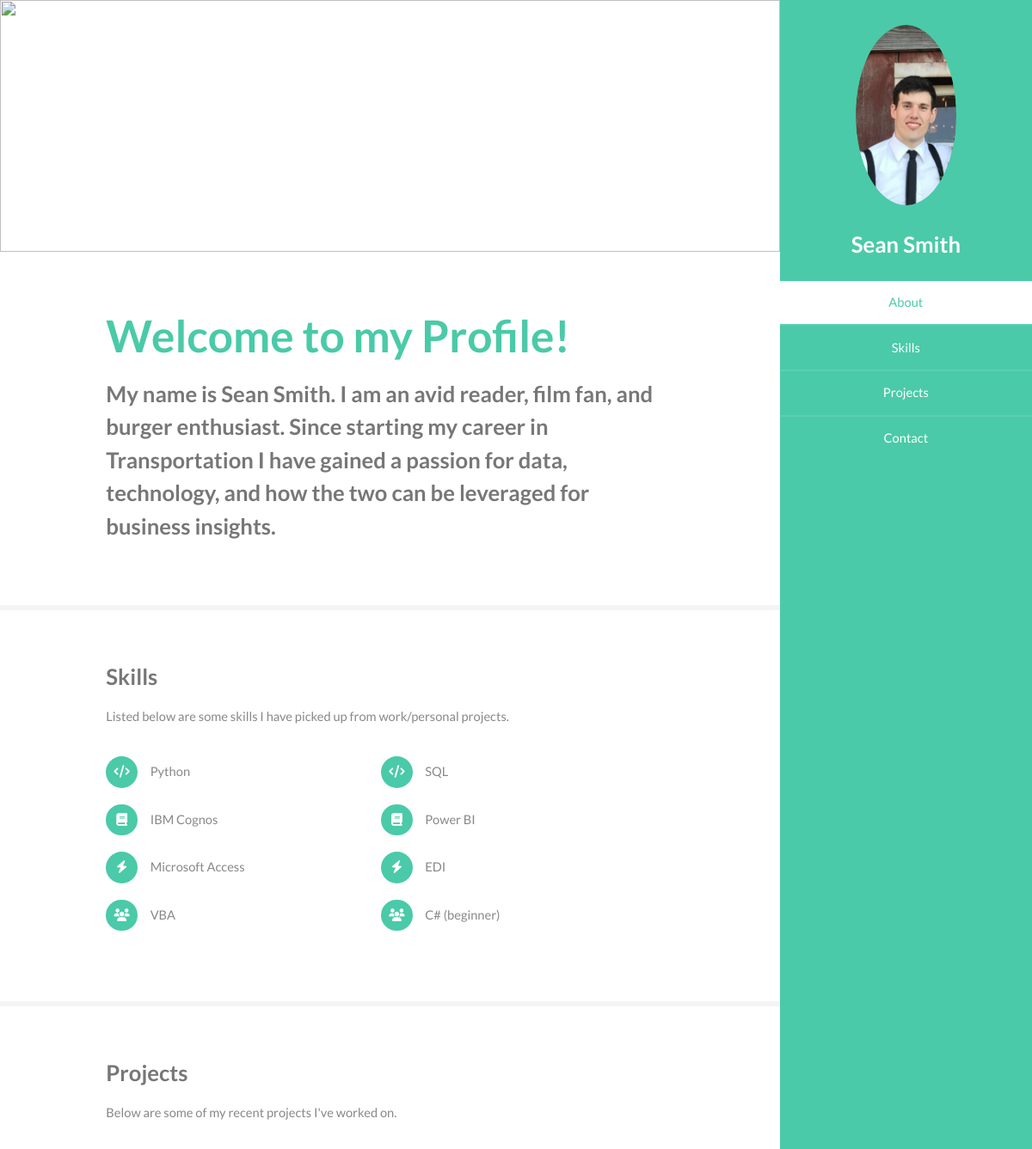
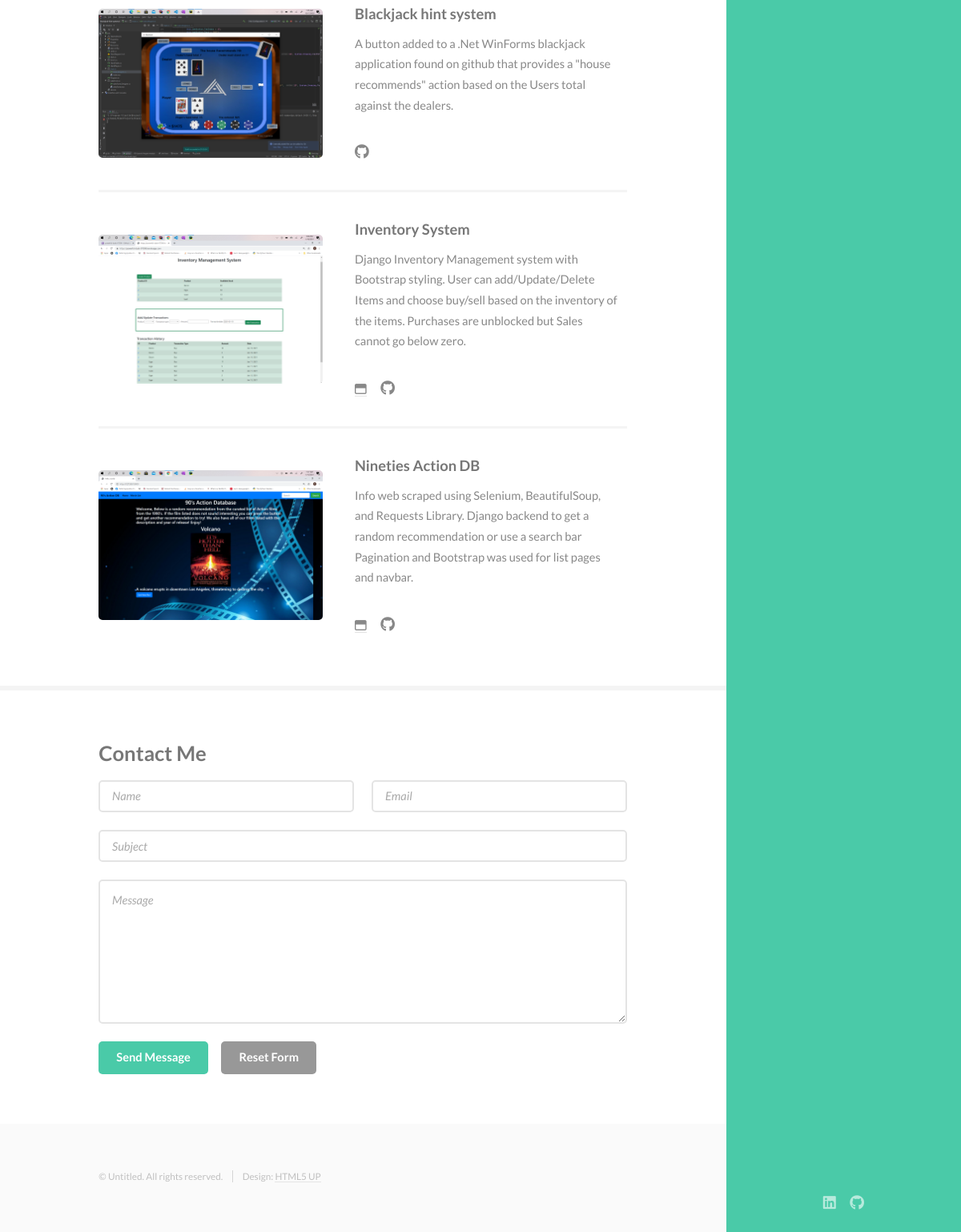
The page / on the database its author committed (2 pictures, top to bottom).
### app/models.py (models this page shows, shortened)
class Project(models.Model):
    id = models.IntegerField(primary_key=True)
    name = models.CharField(max_length=50)
    description = models.TextField()
    photo = models.ImageField(upload_to="app/images/")
    github = models.CharField(max_length=250, blank=True)
    website = models.CharField(max_length=250, blank=True)

### app/views.py (the view, shortened to what this page needs)
# urls.py: path('', views.index, name="index"),
def index(request):
    if request.method == 'GET':
        projects = Project.objects.all()
        return render(request, 'app/index.html', {'projects': projects})

### app/templates/app/index.html (shortened to what this page needs)
<!DOCTYPE HTML>
<html>
	<head>
        {% load static %}
		<link rel="stylesheet" href="{%  static 'css/main.css' %}" />
	</head>
	<body class="is-preload">
			<section id="header">
				<header>
					<span class="image avatar"><img src="{%  static 'images/me.jpg' %}" alt="" /></span>
					<h1 id="logo"><a href="#">Sean Smith</a></h1>
				</header>
				<nav id="nav">
					<ul>
						<li><a href="#one" class="active">About</a></li>
						<li><a href="#two">Skills</a></li>
						<li><a href="#three">Projects</a></li>
						<li><a href="#four">Contact</a></li>
					</ul>
				</nav>
				<footer>
					<ul class="icons">
						<li><a href="https://linkedin.com/in/sean-s-8598a4120" class="icon brands fa-linkedin"><span class="label">Linkedin</span></a></li>
						<li><a href="https://github.com/smsmit40" class="icon brands fa-github"><span class="label">Github</span></a></li>
					</ul>
				</footer>
			</section>
			<div id="wrapper">
					<div id="main">
							<section id="one">
								<div class="image main" data-position="center">
									<img src="{% static 'images/chicago.jpg' %}" alt="" />
								</div>
								<div class="container">
									<header class="major">
										<h2>Welcome to my Profile!</h2>
										<p>     My name is Sean Smith.  I am an avid reader, film fan, and burger enthusiast.  Since starting my career in Transportation I have gained a passion for data, technology, and how the two can be leveraged for business insights.</p>
									</header>
								</div>
							</section>
							<section id="two">
								<div class="container">
									<h3>Skills</h3>
									<p>Listed below  are some skills I have picked up from work/personal projects.</p>
									<ul class="feature-icons">
										<li class="icon solid fa-code">Python</li>
										<li class="icon solid fa-code">SQL</li>
										<li class="icon solid fa-book">IBM Cognos</li>
										<li class="icon solid fa-book">Power BI</li>
                                        <li class="icon solid fa-bolt">Microsoft Access</li>
                                        <li class="icon solid fa-bolt">EDI</li>
										<li class="icon solid fa-users">VBA</li>
										<li class="icon solid fa-users">C# (beginner)</li>
									</ul>
								</div>
							</section>
							<section id="three">
								<div class="container">
									<h3>Projects</h3>
									<p>Below are some of my recent projects I've worked on.</p>
									<div class="features">
                                        {% for proj in projects %}
										<article>
											<a href="#" class="image"><img src="media/{{ proj.photo }}" alt="" /></a>
											<div class="inner">
												<h4>{{ proj.name }}</h4>
												<p>{{ proj.description }}</p>
                                                <ul class="icons">
                                                    {% if proj.website %}
						<li><a href="{{ proj.website}}" class="fa fa-window-maximize"></a></li>
                                                    {% endif %}
						<li><a href="{{ proj.github }}" class="icon brands fa-github"><span class="label">Github</span></a></li>
					</ul>
											</div>
										</article>
                                        {% endfor %}
									</div>
								</div>
							</section>
							<section id="four">
								<div class="container">
									<h3>Contact Me</h3>
									<form method="post" action="#">
										<div class="row gtr-uniform">
											<div class="col-6 col-12-xsmall"><input type="text" name="name" id="name" placeholder="Name" /></div>
											<div class="col-6 col-12-xsmall"><input type="email" name="email" id="email" placeholder="Email" /></div>
											<div class="col-12"><input type="text" name="subject" id="subject" placeholder="Subject" /></div>
											<div class="col-12"><textarea name="message" id="message" placeholder="Message" rows="6"></textarea></div>
											<div class="col-12">
												<ul class="actions">
													<li><input type="submit" class="primary" value="Send Message" /></li>
													<li><input type="reset" value="Reset Form" /></li>
												</ul>
											</div>
										</div>
									</form>
								</div>
							</section>
					</div>
					<section id="footer">
						<div class="container">
							<ul class="copyright">
								<li>&copy; Untitled. All rights reserved.</li><li>Design: <a href="http://html5up.net">HTML5 UP</a></li>
							</ul>
						</div>
					</section>
			</div>
	</body>
</html>

### rows shown on the page
Project: photo (picture), name "Blackjack hint system", description "A button added to a .Net WinForms blackjack application found on github that provides a \"house recommends\" action based on the Users total against the dealers."
Project: photo (picture), name "Inventory System", description "Django Inventory Management system with Bootstrap styling. User can add/Update/Delete Items and choose buy/sell based on the inventory of the items. Purchases are unblocked but Sales cannot go below zero."
Project: photo (picture), name "Nineties Action DB", description "Info web scraped using Selenium, BeautifulSoup, and Requests Library. Django backend to get a random recommendation or use a search bar Pagination and Bootstrap was used for list pages and navbar."
